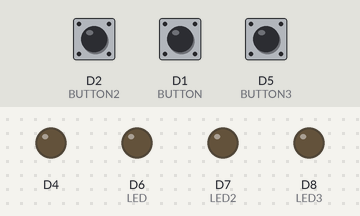
A sketch run on a simulated ESP8266 (NodeMCU). On the bench: output pins drawn as LEDs (lit = HIGH). The inputs (shaded band) are chosen by the test bench; at power-on: D2 (BUTTON2) LOW, D1 (BUTTON) LOW, D5 (BUTTON3) LOW. WiFi joins after 1.5 s; servers stay silent unless stated; random numbers use the default seed unless the sketch sets one; no MQTT or app messages arrive unless stated; what the sketch prints to the serial monitor is not drawn.

Above: at 11.6 s.
11.7 s: D2 (BUTTON2) pulled HIGH for 0.15 s
At 13.0 s:
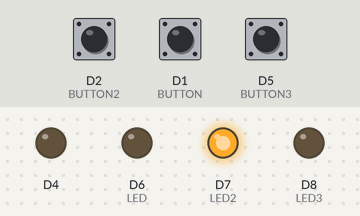
13.3 s: D1 (BUTTON) pulled HIGH for 0.15 s
At 14.5 s:
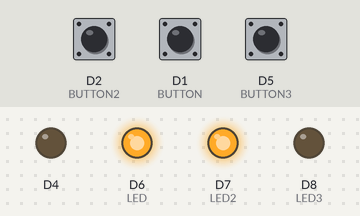
14.9 s: D5 (BUTTON3) pulled HIGH for 0.15 s
At 15.7 s:
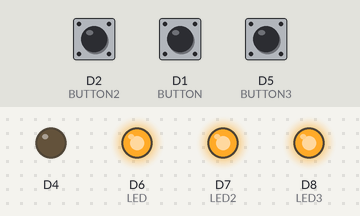
16.5 s: D2 (BUTTON2) pulled HIGH for 1 s
At 18.1 s:
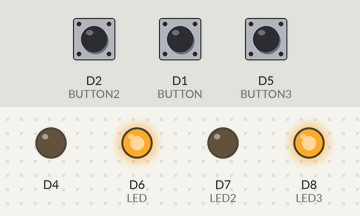
19.0 s: D1 (BUTTON) pulled HIGH for 1 s
At 21.2 s:
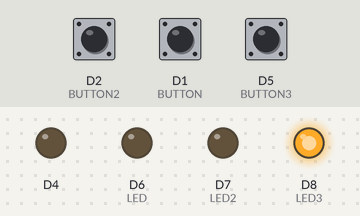
21.5 s: D2 (BUTTON2) pulled HIGH for 0.15 s
At 21.9 s:
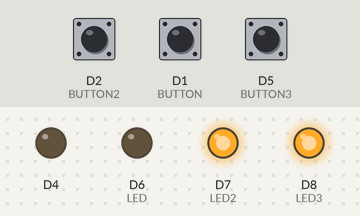
Timing chart, 0 to 24.1 s (numbered marks = the images above; inputs shaded):
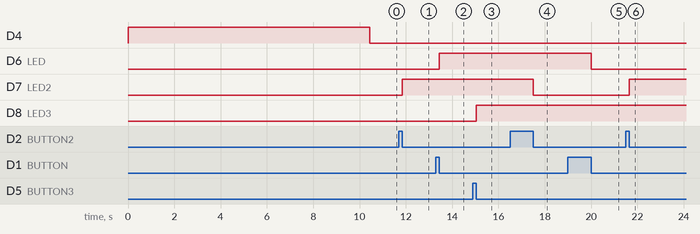

The sketch:

editCollection_2.ino
```cpp
#include <ESP8266WiFi.h>
#include <PubSubClient.h>
#include <ArduinoJson.h>
#include <string.h>

#define LED  D6     // D6(gpio12)
#define LED2 D7     // D7(gpio13)
#define LED3 D8     // D8(gpio16)

#define BUTTON  D1  //D1(gpio5)
#define BUTTON2 D2  //D2(gpio4)
#define BUTTON3 D5  //D5(gpio14)

#define DEVICE_NAME           "d2"
#define INDEX                 "brightness"
#define COLLECTION            "devices"
#define CONTROLLER_UPDATE     "document"
#define CONTROLLER_SUBSCRIBE  "realtime"
#define ACTION_UPDATE         "update"
#define ACTION_SUBSCRIBE      "subscribe"
#define REFRESH               "wait_for"

/*const char* ssid = "FARAZI";
const char* password = "123456789@@@";
const char* mqtt_server = "192.168.1.110";*/


/*const char* ssid = "FAZI";
const char* password = "12345678@@";
const char* mqtt_server = "192.168.1.3";*/

/*const char* ssid = "Farimaah";
const char* password = "maah93213025";
const char* mqtt_server = "172.20.10.5";*/

const char* ssid = "Anvari";
const char* password = "93213025";
const char* mqtt_server = "192.168.1.121";

/*const char* ssid = "fanavaran";
const char* password = "NaTa1300LKj#@";
const char* mqtt_server = "test.mosquitto.org";*/

WiFiClient espClient;
PubSubClient client(espClient);

int switchState = 0;      // actual read value from pin4
int oldSwitchState = 0;   // last read value from pin4
bool lightsOn = false; // is the switch on = 1 or off = 0

int switchState2 = 0; // actual read value from pin4
int oldSwitchState2 = 0; // last read value from pin4
bool lightsOn2 = false;

int switchState3 = 0; // actual read value from pin4
int oldSwitchState3 = 0; // last read value from pin4
bool lightsOn3 = false;

volatile long lastPush, lastPush2, lastPush3;
const int debounceDelay = 100;

int state  = -1;

int lastTimeToSetup = 0;
int lastTimeToConnect = 0;

String jwt = "";
int expireToken = millis() + 86400000;
const char msg_subscribe[] = "{\"index\":\"brightness\",\"collection\":\"devices\",\"controller\":\"realtime\","
              "\"action\":\"subscribe\",\"body\":{}}";

const char msg_login[] = "{\"controller\":\"auth\",\"action\":\"login\",\"strategy\":\"local\",\"expiresIn\":\"24h\",\"body\":{\"username\":\"d2\",\"password\":\"d2\"}}";

const char msg_createUser[] = "{\"controller\":\"security\",\"action\":\"createUser\",\"refresh\":\"wait_for\",\"_id\": \"d2\","
                                "\"body\": {\"content\": {\"profileIds\": [\"device\"]},"
                                "\"credentials\": {\"local\": {\"username\": \"d2\",\"password\": \"d2\"}}}}";

//---------------------------------------------- CREATE REQUEST -----------------------------------------
void create_request () {
  Serial.println("create request");
  StaticJsonBuffer<500> JSONbuffer;
  char jsonChar[500];
  JsonObject& JSONencoder = JSONbuffer.createObject();
  JSONencoder["index"] = INDEX;
  JSONencoder["collection"] = COLLECTION;
  JSONencoder["controller"] = CONTROLLER_UPDATE;
  JSONencoder["action"] = ACTION_UPDATE;
  JSONencoder["refresh"] = REFRESH;
  JSONencoder["_id"] = DEVICE_NAME;
  JSONencoder["jwt"] = jwt;
  JsonObject& body = JSONencoder.createNestedObject("body");
  JsonObject& deviceStatus = body.createNestedObject("deviceStatus");
  deviceStatus["c1"] = lightsOn;
  deviceStatus["c2"] = lightsOn2;
  deviceStatus["c3"] = lightsOn3;
  JSONencoder.printTo(jsonChar);
  client.publish("Kuzzle/request",jsonChar);
}
/////////////////////////////////////////////////////////////////////////////////////////////////////////
//-----------------------------------------------SETUP WIFI --------------------------------------------
void setup_wifi() {

  delay(100);
  // We start by connecting to a WiFi network
  Serial.println();
  Serial.print("Connecting to ");
  Serial.println(ssid);

  WiFi.begin(ssid, password);

  if (WiFi.status() != WL_CONNECTED) {
    delay(10000);
  }
  if(WiFi.status() == WL_CONNECTED) {
    randomSeed(micros());
    Serial.println("");
    Serial.println("WiFi connected");
    Serial.println("IP address: ");
    Serial.println(WiFi.localIP());
    client.setServer(mqtt_server, 1883);
    client.setCallback(callback);
    reconnect();
  } else {
    lastTimeToSetup = millis();
    Serial.println("Failed to connect to the WiFi.");
    Serial.println("      Try again later");
  }
}
//////////////////////////////////////////////////////////////////////////////////////////////////////////

//---------------------------------------------------- RECONNECT -----------------------------------------------------
void reconnect() {
  // Loop until we're reconnected
  if (!client.connected()) {
    Serial.print("Attempting MQTT connection...");
    // Create a random client ID
    String clientId = "ESP8266Client-";
    clientId += String(random(0xffff), HEX);
    // Attempt to connect
    if (client.connect(clientId.c_str())) {
      Serial.println("connected");
      int charcount;
      // ... and resubscribe
      //Serial.print("Publish subscribe message: ");
      //Serial.println(msg_subscribe);
      client.subscribe("Kuzzle/response");
      client.publish("Kuzzle/request",msg_createUser);
      Serial.println(msg_createUser);
      client.publish("Kuzzle/request",msg_login);
      Serial.println(msg_login);
      digitalWrite(BUILTIN_LED, LOW);
    } else {
      digitalWrite(BUILTIN_LED, HIGH);
      lastTimeToConnect = millis();
    }
  }
}
/////////////////////////////////////////////////////////////////////////////////////////////////////////////////////////////

//----------------------------------------------- CALLBACK-----------------------------------------------

void callback(char* topic, byte* payload, unsigned int length) {
  Serial.print("Message arrived");
  bool channel[3];
  StaticJsonBuffer<1024> jsonBuffer;
  JsonObject& root = jsonBuffer.parseObject((char *)payload);     // parsing the JSON object
  if (!root.success()) {
    Serial.println("parseObject() failed");
    return;
  }
  String device = root["result"]["_id"];
  root["controller"].printTo(Serial);
   Serial.println();
  if(root["controller"] == "auth") {
    if ( root["error"]["message"] != NULL ) {
      client.publish("Kuzzle/request",msg_createUser);
    } else {
//      Serial.println("Login Succesfully");
      expireToken = root["result"]["expiresAt"];
      jwt = root["result"]["jwt"].as<String>();
//      Serial.println(jwt);
      client.publish("Kuzzle/request",msg_subscribe);
      client.subscribe("42e1d419bb39a8745b763b0a1113d4ce-7a90af8c8bdaac1b");        // subscribe from KUZZLE SUBSCRIBE CHANNLE
      create_request();
    }
  }else if (root["controller"] == "security") {
    Serial.println("create user");
    client.publish("Kuzzle/request",msg_login);
  }else if (root["controller"] == "document")  {
    Serial.println("controller document");
    channel[0] = root["result"]["_source"]["deviceStatus"]["c1"];
    channel[1] = root["result"]["_source"]["deviceStatus"]["c2"];
    channel[2] = root["result"]["_source"]["deviceStatus"]["c3"];

     if (device == DEVICE_NAME) {
      if (channel[0]) {
        digitalWrite(LED, HIGH);     // Turn the LED on
        lightsOn = true;
      } else if (!channel[0]){
        digitalWrite(LED, LOW);       // Turn the LED off
        lightsOn = false;
      }
      if (channel[1]) {
        digitalWrite(LED2, HIGH);     // Turn the LED on
        lightsOn2 = true;
      } else if( !channel[1]){
        digitalWrite(LED2, LOW);      // Turn the LED off
        lightsOn2 = false;
      }
      if (channel[2]) {
        digitalWrite(LED3, HIGH);     // Turn the LED on
        lightsOn3 = true;
      } else if( !channel[2] ){
        digitalWrite(LED3, LOW);      // Turn the LED off
        lightsOn3 = false;
      }
    }
  }
}
//////////////////////////////////////////////////////////////////////////////////////////////////////////////////////

//------------------------------------------------------- SETUP -------------------------------------------------------------
void setup() {
  pinMode(BUILTIN_LED, OUTPUT);     // Initialize the BUILTIN_LED pin as an output
  digitalWrite(BUILTIN_LED, HIGH);
  pinMode(BUTTON, INPUT);           // push button
  pinMode(BUTTON2, INPUT);
  pinMode(BUTTON3, INPUT);

  pinMode(LED, OUTPUT);             // anything you want to control using a switch e.g. a Led
  pinMode(LED2, OUTPUT);
  pinMode(LED3, OUTPUT);

  attachInterrupt(BUTTON, onChange, CHANGE);
  attachInterrupt(BUTTON2, onChange2, CHANGE);
  attachInterrupt(BUTTON3, onChange3, CHANGE);

  Serial.begin(9600);
  setup_wifi();
}
///////////////////////////////////////////////////////////////////////////////////////////////////////////////////////////////

//------------------------------------------------------- LOOP ---------------------------------------------------------------
void loop() {

  if (WiFi.status() != WL_CONNECTED) {
    if ( millis() - lastTimeToSetup > 300000) {       // If the last attempt is longer than 5 minutes
      setup_wifi();
    }
  }
  else if (!client.connected()) {
    if ( millis() - lastTimeToConnect > 180000) {       // If the last attempt is longer than 3 minutes
      reconnect();
    }
  }
  if( millis() >= expireToken) {
      client.publish("Kuzzle/request",msg_login);
  }
  client.loop();
  if ( state  == 1 ) {
    create_request();
    state  = 0;
  }
}

//------------------------------------------- ONCHANGE INTERUNPT FUNCTIONS -----------------------------------------------
void onChange() {
  int reading = digitalRead(BUTTON);
  if (reading == 1) lastPush = millis();
  if ( millis() - lastPush >  debounceDelay ) {
    lightsOn = !lightsOn;
    if(lightsOn) {
      digitalWrite(LED, HIGH);
      state = 1;
    } else {
       digitalWrite(LED, LOW);
       state = 1;
    }
    return;
 }
}
//--------------------------------------------------- 2 -------------------------------------------------------------------
void onChange2() {
  int reading = digitalRead(BUTTON2);
  if (reading == 1) lastPush2 = millis();
  if ( millis() - lastPush2 >  debounceDelay ) {
    lightsOn2 = !lightsOn2;
    if(lightsOn2) {
      digitalWrite(LED2, HIGH);
      state = 1;
    } else {
       digitalWrite(LED2, LOW);
       state = 1;
    }
    return;
 }
}
//--------------------------------------------------- 3 -------------------------------------------------------------------
void onChange3() {
  int reading = digitalRead(BUTTON3);
  if (reading == 1) lastPush3 = millis();
  if ( millis() - lastPush3 >  debounceDelay ) {
    lightsOn3 = !lightsOn3;
    if(lightsOn3) {
      digitalWrite(LED3, HIGH);
      state = 1;
    } else {
       digitalWrite(LED3, LOW);
       state = 1;
    }
    return;
 }
}
////////////////////////////////////////////////////////////////////////////////////////////////////////////////////////////
```

Measured:
- after the input at 11.7 s, D7 (LED2): LOW → HIGH after 0.15 s
- after the input at 13.3 s, D6 (LED): LOW → HIGH after 0.15 s
- after the input at 14.9 s, D8 (LED3): LOW → HIGH after 0.15 s
- after the input at 16.5 s, D7 (LED2): HIGH → LOW after 1.0 s
- after the input at 19.0 s, D6 (LED): HIGH → LOW after 1.0 s
- after the input at 21.5 s, D7 (LED2): LOW → HIGH after 0.15 s
